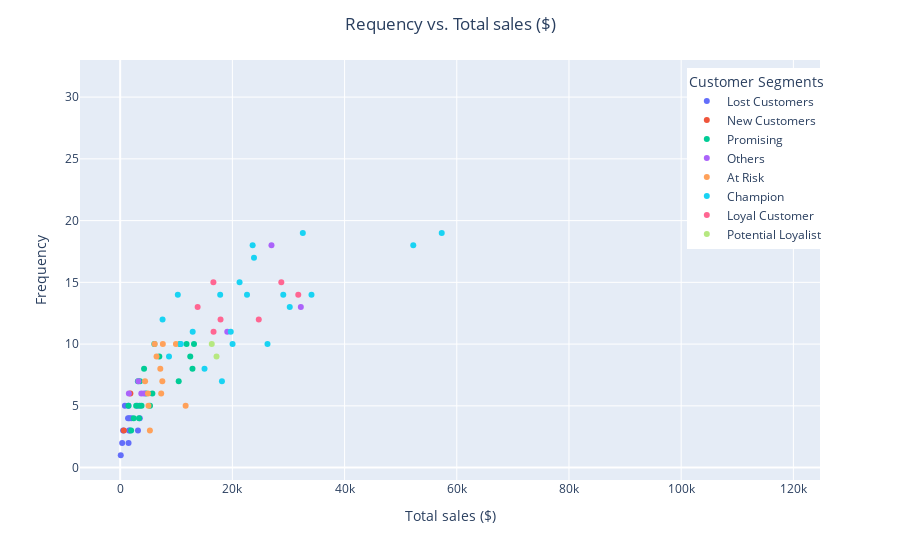

Notebook source saved alongside this figure:
### Code cell
#Frequency vs. Monetary
fig = px.scatter(df_customer, 
                 x='monetary', 
                 y='frequency',
                 hover_data=['custid','monetary','frequency','segment'],
                 color='segment',
                 labels={'monetary':'Total sales ($)','frequency':'Frequency','segment':'Customer Segments'})
fig.update_layout(title_text='Requency vs. Total sales ($)',title_x=0.5,
                  legend=dict(yanchor="top",y=0.98,xanchor="left",x=0.82))
fig.show()

### Figure 1 — Plotly figure (JSON) as saved in the notebook; plotly's stock layout.template omitted (floating-point values rounded to 4 significant figures)
{"data": [{"customdata": [["CENTC", "Lost Customers"], ["LAZYK", "Lost Customers"], ["LAUGB", "Lost Customers"], ["GALED", "Lost Customers"], ["ANATR", "Lost Customers"], ["VINET", "Lost Customers"], ["GROSR", "Lost Customers"], ["TRAIH", "Lost Customers"], ["DUMON", "Lost Customers"], ["CONSH", "Lost Customers"], ["LACOR", "Lost Customers"], ["HUNGC", "Lost Customers"], ["FRANR", "Lost Customers"], ["LETSS", "Lost Customers"]], "hovertemplate": "Customer Segments=%{customdata[1]}<br>Total sales ($)=%{x}<br>Frequency=%{y}<br>custid=%{customdata[0]}<extra></extra>", "legendgroup": "Lost Customers", "marker": {"color": "#636efa", "symbol": "circle"}, "mode": "markers", "name": "Lost Customers", "orientation": "v", "showlegend": true, "type": "scatter", "x": [100.8, 357, 522.5, 836.7, 1403.0, 1480, 1489.0, 1571.0, 1616.0, 1719.0, 1992.0, 3063.0, 3172.0, 3490.0], "xaxis": "x", "y": [1, 2, 3, 5, 4, 5, 2, 3, 4, 3, 4, 5, 3, 4], "yaxis": "y"}, {"customdata": [["NORTS", "New Customers"], ["CACTU", "New Customers"]], "hovertemplate": "Customer Segments=%{customdata[1]}<br>Total sales ($)=%{x}<br>Frequency=%{y}<br>custid=%{customdata[0]}<extra></extra>", "legendgroup": "New Customers", "marker": {"color": "#EF553B", "symbol": "circle"}, "mode": "markers", "name": "New Customers", "orientation": "v", "showlegend": true, "type": "scatter", "x": [649, 1815.0], "xaxis": "x", "y": [3, 6], "yaxis": "y"}, {"customdata": [["ROMEY", "Promising"], ["THECR", "Promising"], ["SPECD", "Promising"], ["RANCH", "Promising"], ["WILMK", "Promising"], ["THEBI", "Promising"], ["OCEAN", "Promising"], ["WOLZA", "Promising"], ["COMMI", "Promising"], ["LONEP", "Promising"], ["ALFKI", "Promising"], ["PRINI", "Promising"], ["SANTG", "Promising"], ["BSBEV", "Promising"], ["QUEDE", "Promising"], ["MAISD", "Promising"], ["WANDK", "Promising"], ["GODOS", "Promising"], ["SPLIR", "Promising"], ["CHOPS", "Promising"], ["OTTIK", "Promising"]], "hovertemplate": "Customer Segments=%{customdata[1]}<br>Total sales ($)=%{x}<br>Frequency=%{y}<br>custid=%{customdata[0]}<extra></extra>", "legendgroup": "Promising", "marker": {"color": "#00cc96", "symbol": "circle"}, "mode": "markers", "name": "Promising", "orientation": "v", "showlegend": true, "type": "scatter", "x": [1467.0, 1947.0, 2423.0, 2844.0, 3161.0, 3361, 3460.0, 3532.0, 3811.0, 4259.0, 4596.0, 5317.0, 5735.0, 6090.0, 6974.0, 10430.0, 10650.0, 11830.0, 12490.0, 12890.0, 13160.0], "xaxis": "x", "y": [5, 3, 4, 5, 7, 4, 5, 7, 5, 8, 6, 5, 6, 10, 9, 7, 10, 10, 9, 8, 10], "yaxis": "y"}, {"customdata": [["FRANS", "Others"], ["BLAUS", "Others"], ["DRACD", "Others"], ["PERIC", "Others"], ["BLONP", "Others"], ["BERGS", "Others"], ["MEREP", "Others"]], "hovertemplate": "Customer Segments=%{customdata[1]}<br>Total sales ($)=%{x}<br>Frequency=%{y}<br>custid=%{customdata[0]}<extra></extra>", "legendgroup": "Others", "marker": {"color": "#ab63fa", "symbol": "circle"}, "mode": "markers", "name": "Others", "orientation": "v", "showlegend": true, "type": "scatter", "x": [1546.0, 3240.0, 3763.0, 4242.0, 19088, 26970.0, 32200.0], "xaxis": "x", "y": [6, 7, 6, 6, 11, 18, 13], "yaxis": "y"}, {"customdata": [["FAMIA", "At Risk"], ["TOMSP", "At Risk"], ["MORGK", "At Risk"], ["BOLID", "At Risk"], ["ISLAT", "At Risk"], ["WELLI", "At Risk"], ["FURIB", "At Risk"], ["TRADH", "At Risk"], ["ANTON", "At Risk"], ["MAGAA", "At Risk"], ["VICTE", "At Risk"], ["FOLIG", "At Risk"]], "hovertemplate": "Customer Segments=%{customdata[1]}<br>Total sales ($)=%{x}<br>Frequency=%{y}<br>custid=%{customdata[0]}<extra></extra>", "legendgroup": "At Risk", "marker": {"color": "#FFA15A", "symbol": "circle"}, "mode": "markers", "name": "At Risk", "orientation": "v", "showlegend": true, "type": "scatter", "x": [4439.0, 4954, 5042.0, 5298.0, 6146.0, 6481.0, 7152.0, 7311.0, 7515.0, 7604.0, 9937.0, 11670.0], "xaxis": "x", "y": [7, 6, 5, 3, 10, 9, 8, 6, 7, 10, 10, 5], "yaxis": "y"}, {"customdata": [["REGGC", "Champion"], ["GOURL", "Champion"], ["LAMAI", "Champion"], ["TORTU", "Champion"], ["RICAR", "Champion"], ["EASTC", "Champion"], ["LILAS", "Champion"], ["SIMOB", "Champion"], ["GREAL", "Champion"], ["RICSU", "Champion"], ["LEHMS", "Champion"], ["BOTTM", "Champion"], ["HILAA", "Champion"], ["BONAP", "Champion"], ["PICCO", "Champion"], ["WHITC", "Champion"], ["QUEEN", "Champion"], ["FOLKO", "Champion"], ["HANAR", "Champion"], ["RATTC", "Champion"], ["HUNGO", "Champion"], ["ERNSH", "Champion"], ["SAVEA", "Champion"]], "hovertemplate": "Customer Segments=%{customdata[1]}<br>Total sales ($)=%{x}<br>Frequency=%{y}<br>custid=%{customdata[0]}<extra></extra>", "legendgroup": "Champion", "marker": {"color": "#19d3f3", "symbol": "circle"}, "mode": "markers", "name": "Champion", "orientation": "v", "showlegend": true, "type": "scatter", "x": [7556.0, 8702.0, 10270.0, 10810.0, 12920.0, 15030.0, 17830.0, 18140.0, 19710.0, 20030.0, 21280.0, 22610.0, 23610.0, 23850.0, 26260.0, 29070.0, 30230.0, 32560.0, 34100.0, 52250.0, 57320.0, 113200.0, 115700.0], "xaxis": "x", "y": [12, 9, 14, 10, 11, 8, 14, 7, 11, 10, 15, 14, 18, 17, 10, 14, 13, 19, 14, 18, 19, 30, 31], "yaxis": "y"}, {"customdata": [["AROUT", "Loyal Customer"], ["WARTH", "Loyal Customer"], ["VAFFE", "Loyal Customer"], ["LINOD", "Loyal Customer"], ["SUPRD", "Loyal Customer"], ["FRANK", "Loyal Customer"], ["KOENE", "Loyal Customer"], ["QUICK", "Loyal Customer"]], "hovertemplate": "Customer Segments=%{customdata[1]}<br>Total sales ($)=%{x}<br>Frequency=%{y}<br>custid=%{customdata[0]}<extra></extra>", "legendgroup": "Loyal Customer", "marker": {"color": "#FF6692", "symbol": "circle"}, "mode": "markers", "name": "Loyal Customer", "orientation": "v", "showlegend": true, "type": "scatter", "x": [13810.0, 16620.0, 16640.0, 17890.0, 24700.0, 28720.0, 31750.0, 117500.0], "xaxis": "x", "y": [13, 15, 11, 12, 12, 15, 14, 28], "yaxis": "y"}, {"customdata": [["OLDWO", "Potential Loyalist"], ["SEVES", "Potential Loyalist"]], "hovertemplate": "Customer Segments=%{customdata[1]}<br>Total sales ($)=%{x}<br>Frequency=%{y}<br>custid=%{customdata[0]}<extra></extra>", "legendgroup": "Potential Loyalist", "marker": {"color": "#B6E880", "symbol": "circle"}, "mode": "markers", "name": "Potential Loyalist", "orientation": "v", "showlegend": true, "type": "scatter", "x": [16330.0, 17170.0], "xaxis": "x", "y": [10, 9], "yaxis": "y"}], "layout": {"legend": {"title": {"text": "Customer Segments"}, "tracegroupgap": 0, "x": 0.82, "xanchor": "left", "y": 0.98, "yanchor": "top"}, "margin": {"t": 60}, "title": {"text": "Requency vs. Total sales ($)", "x": 0.5}, "xaxis": {"anchor": "y", "domain": [0, 1], "title": {"text": "Total sales ($)"}}, "yaxis": {"anchor": "x", "domain": [0, 1], "title": {"text": "Frequency"}}}}
